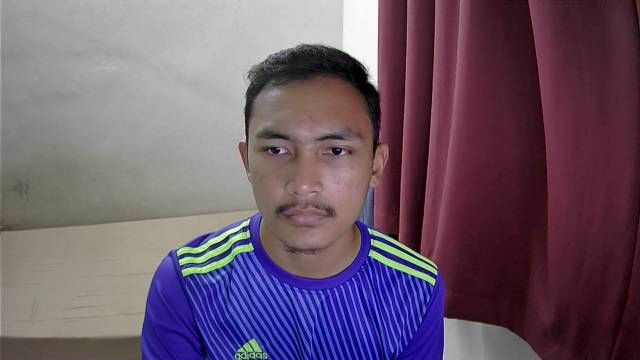
#> input picture Assignment 1/Numb.jpg, 640 x 360 px, found by its file name
$ jupyter execute 'Assignment1-Q(b).ipynb'
#> lines starting #> are read from the running program, lines starting #| are printed output that depends on the picture
[cell 1]
from google.colab import drive
drive.mount('/content/drive')

[cell 2]
#path of example directory
path = "/content/drive/MyDrive/Assignments_DLCV/"

[cell 3]
import cv2
import numpy as np
import matplotlib.pyplot as plt

face_cascade = cv2.CascadeClassifier(cv2.samples.findFile(cv2.data.haarcascades + 'haarcascade_frontalface_default.xml'))

img1 = cv2.imread(path+'Numb.jpg')
#> img1 is the input picture: shape (360, 640, 3); mean B, G, R 106.1, 89.3, 109

color_conv1 = cv2.cvtColor(img1, cv2.COLOR_BGR2RGB)
faces = face_cascade.detectMultiScale(color_conv1)
#> faces = [[219, 85, 171, 171]]
for (x,y,w,h) in faces:
  cv2.rectangle(color_conv1,(x,y),(x+w,y+h),(255,0,0),2)
  face = color_conv1[y:y+h, x:x+w]
  face = cv2.GaussianBlur(face,(23, 23), 30)
  color_conv1[y:y+face.shape[0], x:x+face.shape[1]] = face
#> this loop made 1 pass
#> pass 1, `face = color_conv1[y:y+h, x:x+w]`:
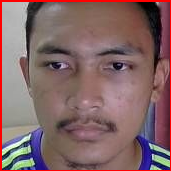
#> face: shape (171, 171, 3); mean R, G, B 130.5, 101.3, 102
#> after the loop:
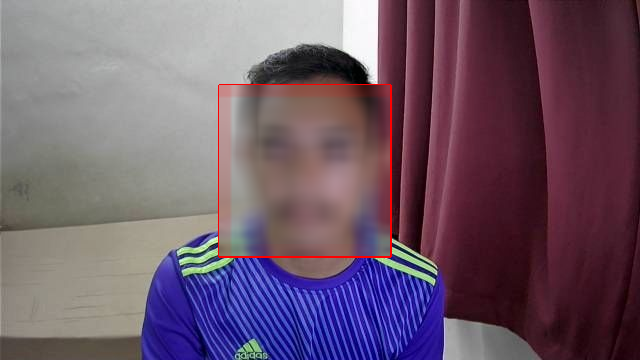
#> color_conv1: shape (360, 640, 3); mean R, G, B 110.1, 88.5, 105.3

img2 = cv2.imread(path+'Smile.jpg')
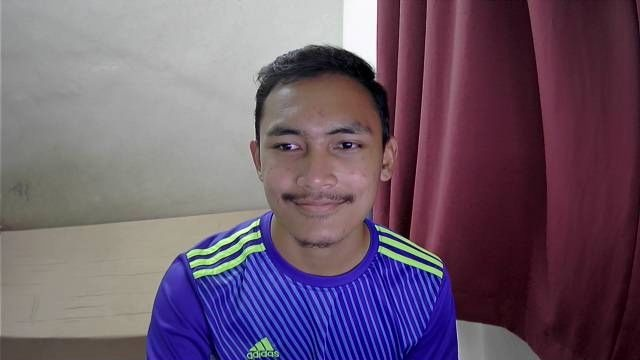
#> input picture Assignment 1/Smile.jpg, 640 x 360 px, found by its file name
#> img2 is the input picture: shape (360, 640, 3); mean B, G, R 107.5, 89.5, 109.4

color_conv2 = cv2.cvtColor(img2, cv2.COLOR_BGR2RGB)
faces = face_cascade.detectMultiScale(color_conv2)
#> faces = [[232, 82, 168, 168]]
for (x,y,w,h) in faces:
  cv2.rectangle(color_conv2,(x,y),(x+w,y+h),(255,0,0),2)
  face = color_conv2[y:y+h, x:x+w]
  face = cv2.GaussianBlur(face,(23, 23), 30)
  color_conv2[y:y+face.shape[0], x:x+face.shape[1]] = face
#> this loop made 1 pass
#> pass 1, `face = color_conv2[y:y+h, x:x+w]`:
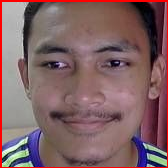
#> face: shape (168, 168, 3); mean R, G, B 128.7, 97.6, 99.9
#> pass 1, `face = cv2.GaussianBlur(face,(23, 23), 30)`:
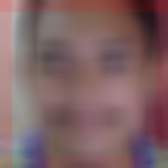
#> face: shape (168, 168, 3); mean R, G, B 127.2, 98.7, 101
#> after the loop:
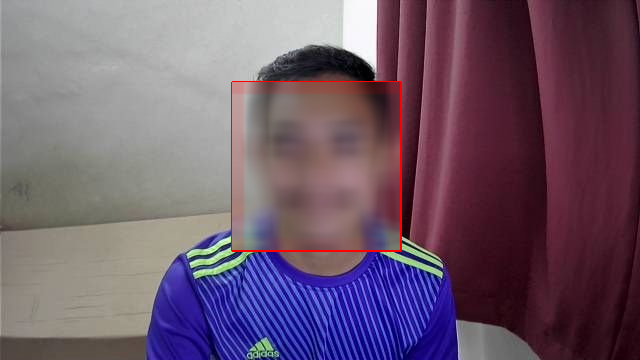
#> color_conv2: shape (360, 640, 3); mean R, G, B 110.4, 88.7, 106.7

img3 = cv2.imread(path+'Sad.jpg')
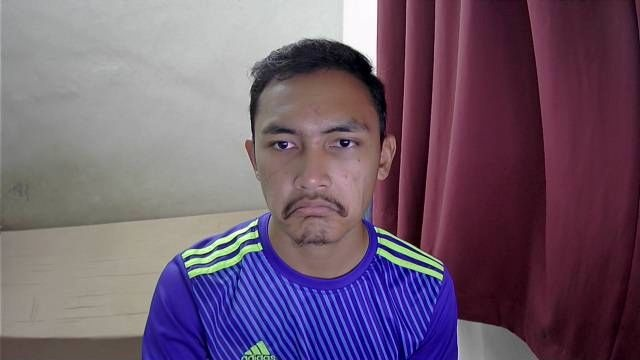
#> input picture Assignment 1/Sad.jpg, 640 x 360 px, found by its file name
#> img3 is the input picture: shape (360, 640, 3); mean B, G, R 110, 90.8, 111.7

color_conv3 = cv2.cvtColor(img3, cv2.COLOR_BGR2RGB)
faces = face_cascade.detectMultiScale(color_conv3)
#> faces = [[227, 81, 170, 170]]
for (x,y,w,h) in faces:
  cv2.rectangle(color_conv3,(x,y),(x+w,y+h),(255,0,0),2)
  face = color_conv3[y:y+h, x:x+w]
  face = cv2.GaussianBlur(face,(23, 23), 30)
  color_conv3[y:y+face.shape[0], x:x+face.shape[1]] = face
#> this loop made 1 pass
#> pass 1, `face = color_conv3[y:y+h, x:x+w]`:
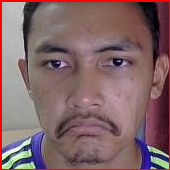
#> face: shape (170, 170, 3); mean R, G, B 131.5, 100.9, 103.5
#> pass 1, `face = cv2.GaussianBlur(face,(23, 23), 30)`:
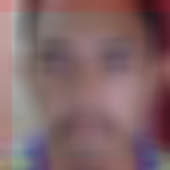
#> face: shape (170, 170, 3); mean R, G, B 130.1, 102, 104.6
#> after the loop:
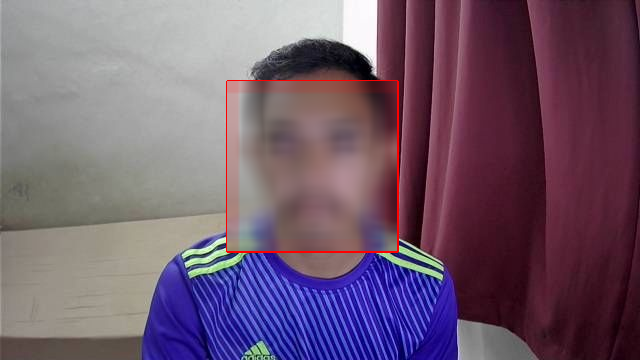
#> color_conv3: shape (360, 640, 3); mean R, G, B 112.8, 90.1, 109.3

plt.figure(figsize=[18,20])
plt.subplot(311);plt.imshow(color_conv1);plt.title("Numb Face Blurred")
plt.subplot(312);plt.imshow(color_conv2);plt.title("Smile Face Blurred")
plt.subplot(313);plt.imshow(color_conv3);plt.title("Sad Face Blurred")
